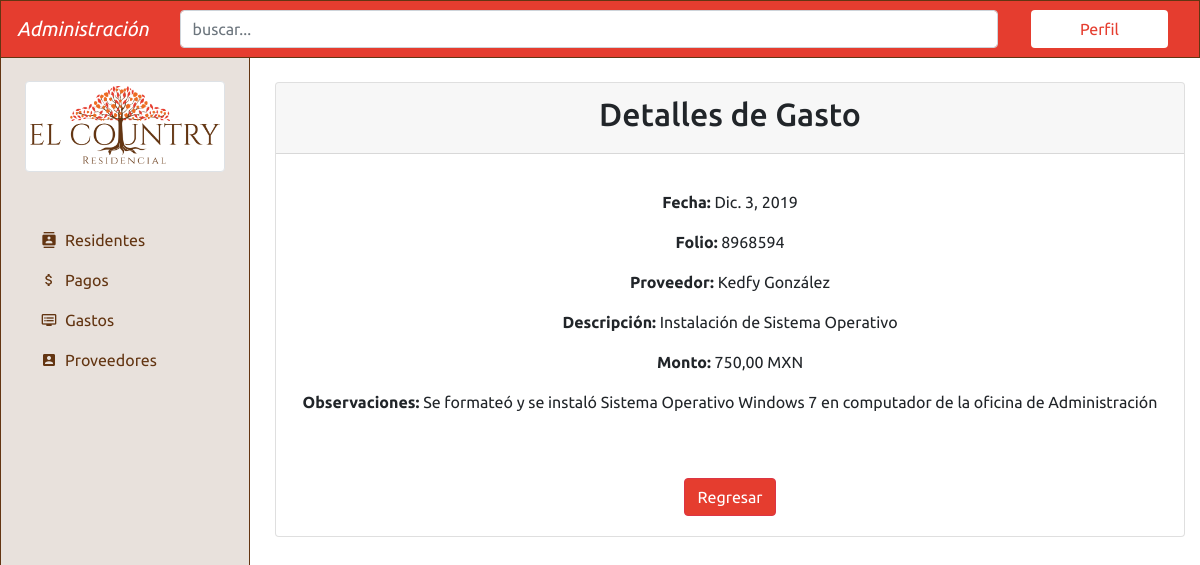
The page /expenses/8/ on the database its author committed.
### expenses/models.py (models this page shows, shortened)
class Expenses(models.Model):
    date = models.DateField(verbose_name="fecha")
    folio = models.CharField(max_length=50, verbose_name="folio")
    provider = models.CharField(max_length=200, verbose_name="proveedor")
    description = models.CharField(max_length=200, verbose_name="descripción")
    amount = models.DecimalField(decimal_places=2, max_digits=20, verbose_name="monto", blank=False, null=False)
    notes = models.CharField(max_length=300, verbose_name="observaciones adicionales")
    class Meta:
        verbose_name = "Gasto"
        verbose_name_plural = "Gastos"
        ordering = ['-date']

### expenses/views.py (the view)
# urls.py: path('<int:pk>/', ExpensesDetailView.as_view(), name='expense'),
class ExpensesDetailView(DetailView):
    model = Expenses

### expenses/templates/expenses/expenses_detail.html
{% extends 'core/base.html' %}{%block title%}Gastos{% endblock %} {% block content%}{% load humanize %}
<main class="pt-4">
    <div class="container">
        <div class="card">
            <div class="text-center card-header">
                <h2>Detalles de Gasto</h2>
            </div>
            <div class="card-body text-center">
                <p class="card-text">
                    <p><b>Fecha:</b> {{ expenses.date }}</p>
                    <p><b>Folio:</b> {{ expenses.folio }}</p>
                    <p><b>Proveedor:</b> {{ expenses.provider }}</p>
                    <p><b>Descripción:</b> {{ expenses.description }}</p>
                    <p><b>Monto:</b> {{ expenses.amount|intcomma }} MXN</p>
                    <p><b>Observaciones:</b> {{ expenses.notes }}</p>
                </p>
                <a href="{% url 'expenses:expenses'%}" class="btn btn-danger mt-5">Regresar</a>
            </div>
        </div>
    </div>
</main>
{% endblock %}

### core/static/core/css/styles.css (style rules this page uses)
:root { --primero: #8bc34a; --segundo: #03a9f4; --tercero: #ab47bc; --cuarto: #ffb300; --gris: #ecf0f5; --azul: #25476a; }
html { height: 100%; }
body { min-height: 100%; font-family: 'Ubuntu', serif; }
main { margin-left: 260px; position: relative; left: 0; min-height: 100%; }
h1, h2, h3 { font-family: 'Ubuntu', serif; }
.btn-danger { background-color: #e53d2f!important; }

### rows shown on the page
Expenses: date "Dic. 3, 2019", folio "8968594", provider "Kedfy González", description "Instalación de Sistema Operativo", amount "750,00", notes "Se formateó y se instaló Sistema Operativo Windows 7 en computador de la oficina de Administración"
